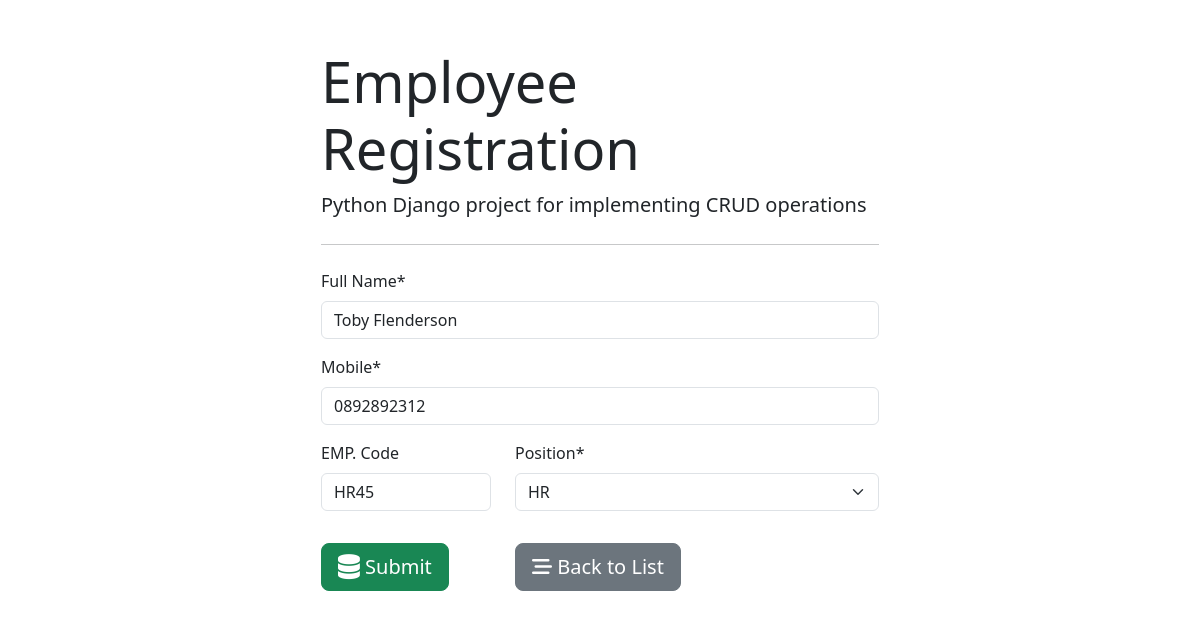
Page /6 on the committed database.
### employees/models.py (models this page shows)
class Employee(models.Model):
    full_name = models.CharField(max_length=100)
    emp_code  = models.CharField(max_length=60)
    mobile = models.CharField(max_length=15)
    position = models.ForeignKey(Position, on_delete=models.CASCADE)

### employees/views.py (the view, shortened to what this page needs)
# urls.py: path('',views.employee_form, name='form'),
def employee_form(request, id=0):
    if request.method == "GET":
        if id ==0:
            form = EmployeeForm()
        else:
            employee = Employee.objects.get(pk=id)
            form = EmployeeForm(instance=employee)
        return render(request, 'employees/employee_form.html',{'form':form})

### employees/forms.py
class EmployeeForm(forms.ModelForm):
    class Meta:
        model = Employee
        fields = ('full_name', 'mobile', 'emp_code', 'position',)
        labels = {
            'full_name': 'Full Name',
            'emp_code': 'EMP. Code'
        }
    def __init__(self, *args, **kwargs):
        super(EmployeeForm, self).__init__(*args, **kwargs)
        self.fields['position'].empty_label = 'Select Position'
        self.fields['emp_code'].required = False

### employees/models.py (called while the page is built)
    def __str__(self):
        return self.title

### employees/templates/employees/employee_form.html (shortened to what this page needs)
{% extends 'employees/base.html' %}
{% load crispy_forms_tags %}
{% block content %}
<form action="" method="post" autocomplete="autoff">
    {{ form.full_name |as_crispy_field }}
    {{ form.mobile |as_crispy_field }}
    <div class="row">
        <div class="col-md-4">
            {{ form.emp_code |as_crispy_field }}
        </div>
        <div class="col-md-8">
            {{ form.position |as_crispy_field }}
        </div>
    </div>
    <div class="row my-3">
        <div class="col-md-4">
            <button type="submit" class="btn btn-success btn-block  btn-lg">
                <i class="fa-solid fa-database fa-lg"></i>
                Submit
            </button>
        </div>
            <div class="col-md-6">
                <a href="{% url 'list' %}" class="btn btn-secondary btn-block btn-lg">
                    <i class="fas fa-stream"></i>
                    Back to List
                </a>
            </div>
    </div>
</form>
{% endblock content %}

### rows in the picture
Employee: full_name "Toby Flenderson", mobile "0892892312", emp_code "HR45", position "HR"
